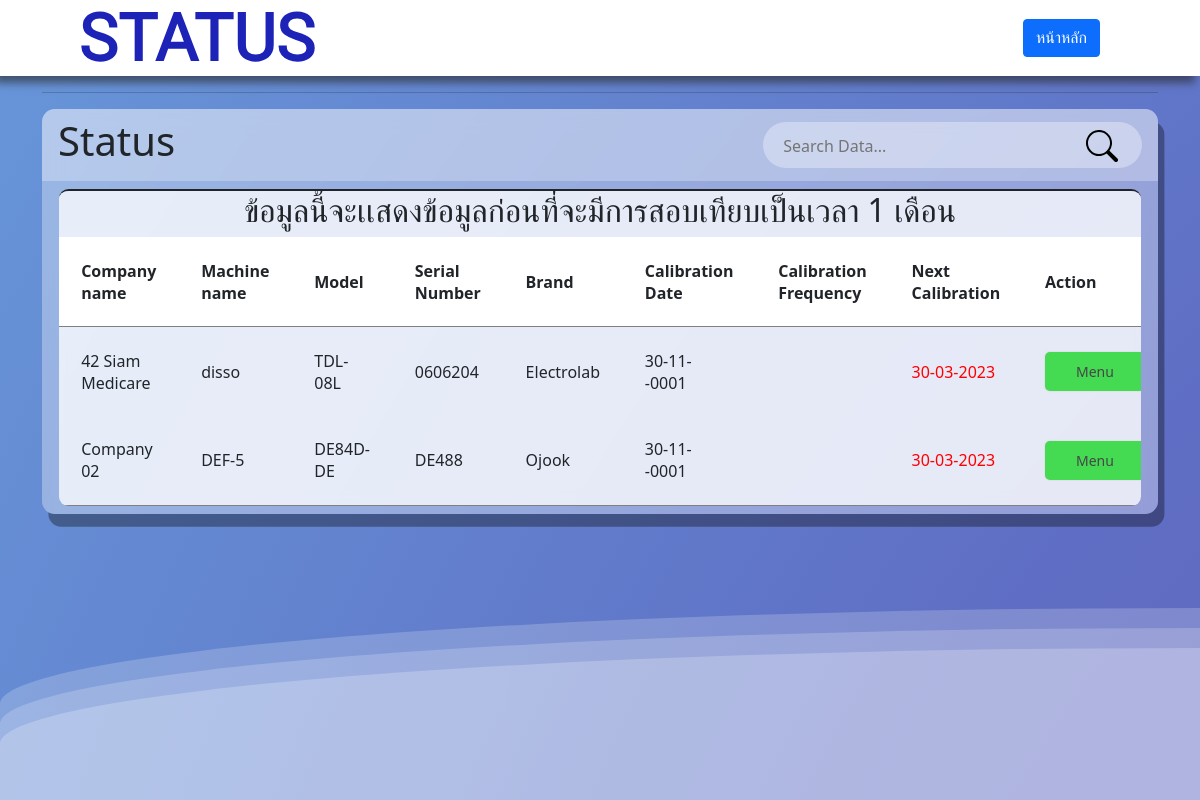
/nextcal.php, run on the app's committed database.
### tables this page shows
CREATE TABLE `bbcal1` (
  `id` int(10) NOT NULL,
  `customername` varchar(50) NOT NULL,
  `testmachine` varchar(50) NOT NULL,
  `model` varchar(50) NOT NULL,
  `serialnum` varchar(20) NOT NULL,
  `brand` varchar(50) NOT NULL,
  `calidate` date NOT NULL,
  `nextcal` date NOT NULL,
  `email` varchar(50) NOT NULL,
  `status` varchar(20) NOT NULL,
  `datealert` date NOT NULL
);

### nextcal.php (the view, shortened to what this page needs)
<?php
    require_once "config/db.php";
?>
<!DOCTYPE html>
<html lang="en">
<head>
    <link rel="stylesheet" href="css/index.css" />
    <link href="https://cdn.jsdelivr.net/npm/bootstrap@5.1.3/dist/css/bootstrap.min.css" rel="stylesheet">
</head>
<body>
    <div class="navbar">
    <div class="navbar-left">
        <div class="content">
        <h1>STATUS</h1>
        <h1>STATUS</h1>
        </div>
        </div>
    <div class="navbar-right">
        <div class="button-right">
            <div class="justify-content-end add-data">
            <a href="index.php" type="button"  class="btn btn-primary">หน้าหลัก</a>
            </div>
        </div>
    </div>
</div>
<div>
     <div class="wave"></div>
     <div class="wave"></div>
     <div class="wave"></div>
  </div>
    <div class="container md-5">
        <hr>
        <main class="table" id="customers_table">
        <section class="table_header">
            <h1>Status</h1>
            <div class="input-group">
                <input id="search " type="search" placeholder="Search Data..." required autocomplete="off" no-close-icon>
                <img src="photo/search.svg">
            </div>
        </section>
        <section class="table_body">
            <table>
            <thead class="thead">
                <tr>
                    <th>Company name</th>
                    <th>Machine name</th>
                    <th>Model</th>
                    <th>Serial Number</th>
                    <th>Brand</th>
                    <th>Calibration Date</th>
                    <th>Calibration Frequency</th>
                    <th>Next Calibration</th>
                    <th>Action</th>
                </tr>
            </thead>
            <tbody>
                <?php
                    $stmt = $conn->query("SELECT * FROM bbcal1 WHERE CURRENT_TIMESTAMP BETWEEN datealert AND nextcal");
                    $stmt->execute();
                    $bbcal1 = $stmt->fetchAll();
                    if (!$bbcal1) {
                        echo "<p><td colspan='6' class='text-center'>No data available</td></p>";
                    } else {
                    foreach($bbcal1 as $user)  {
                ?>
                    <tr>
                        <td><?php echo $user['customername']; ?></td>
                        <td><?php echo $user['testmachine']; ?></td>
                        <td><?php echo $user['model']; ?></td>
                        <td><?php echo $user['serialnum']; ?></td>
                        <td><?php echo $user['brand']; ?></td>
                        <td><?php
                          if ($user['calidate'] == ''){
                            echo '';
                          }else{
                            echo date('d-m-Y', strtotime($user['calidate']));
                          }
                        ?></td>
                        <td><?php echo $user['califreq']; ?></td>
                        <td style="color:red"><?php
                          if ($user['nextcal'] == ''){
                            echo '';
                          }else{
                            echo date('d-m-Y', strtotime($user['nextcal']));
                          }
                        ?></td>
                        <td>
                            <div class="dropdown">
                                <div class="select">
                                    <span>Menu</span>
                                </div>
                            </div>
                        </td>
                    </tr>
                <?php }  } ?>
        </section>
        <h2>ข้อมูลนี้จะเเสดงข้อมูลก่อนที่จะมีการสอบเทียบเป็นเวลา 1 เดือน</h2>
        </main>
    </div>
</body>
</html>

### css/index.css (style rules this page uses)
body { background-color: rgb(99, 162, 210); margin: auto; font-family: 'Thai Sarabun', sans-serif; overflow: auto; background: rgb(34,108,91); background: radial-gradient(circle, rgb(106, 128, 177) 0%, rgb(100, 99, 186) 35%, rgb(95, 110, 196) 59%, rgb(103, 150, 217) 100%); animation: gradient 25s ease infinite; background-size: 400% 400%; background-attachment: fixed; min-height: 100vh; justify-content: center; }
.wave { background: rgb(255 255 255 / 25%); border-radius: 1000% 1000% 0 0; position: fixed; width: 200%; height: 12em; animation: wave 10s -3s linear infinite; transform: translate3d(0, 0, 0); opacity: 0.8; bottom: 0; left: 0; z-index: -1; }
.wave:nth-of-type(2) { bottom: -1.25em; animation: wave 18s linear reverse infinite; opacity: 0.8; }
.wave:nth-of-type(3) { bottom: -2.5em; animation: wave 20s -1s reverse infinite; opacity: 0.9; }
.navbar { padding:90px; font-family: 'Itim', cursive; background-color: white; -webkit-box-shadow: -5px 7px 8px 0px rgba(237, 229, 229, 0.58); -moz-box-shadow: -5px 7px 8px 0px rgba(40, 38, 38, 0.58); box-shadow: -5px 7px 8px 0px rgba(38, 37, 37, 0.58); }
.navbar-left, .navbar-right { display: flex; align-items: center; }
.navbar-left div { text-transform: uppercase; font-weight: 800; padding: 20px; }
.add-data { font-weight: 50px; }
.navbar-left > * , .navbar-right > * { margin:10px; }
.button-right { display:flex; align-items: center; font-weight: 500; }
.dropdown { width: 100px; display: inline-block; background-color: #44db53; border-radius: 5px; box-shadow: 0 0 2px rgb(204, 204, 204); transition: all .5s ease; position: relative; font-size: 14px; color: #474747; text-align: center }
.dropdown .select { cursor: pointer; display: block; padding: 10px }
.content { position: relative; }
.content h1 { position: absolute; transform:translate(-50%,-50%); font-size:66; padding-left: 390%; }
.content h1:nth-child(1) { color:transparent; -webkit-text-stroke: 2px #1e23b8; }
.content h1:nth-child(2) { color:#1e23b8; animation:animate 2s ease-in-out infinite; }
main.table { backdrop-filter: blur(10px); box-shadow: 0.4rem .8rem #0005; border-radius: .8rem; background-color: #fff5; overflow: hidden; }
.table_header { width: 100%; height:9%; background-color: #fff4; padding: .8rem 1rem; display:flex; justify-content: space-between; align-items: center; }
th { position: sticky; top: 0; background-color: rgb(255, 255, 255); padding: .8rem 1rem; align-items: center; z-index: 2; }
.table_header .input-group { width: 35%; height: 100%; background-color: #fff5; padding: 0 .8rem; border-radius: 2rem; display:flex; justify-content:center; align-items:center; transition: .2s; }
.table_header .input-group img { width: 3rem; height: 3rem; }
.table_header .input-group input { width: 85%; padding:0 .5rem 0 .3rem; background-color: transparent; border:none; outline:none; }
.table_body { width: 97%; max-height: calc(89% - 1.6rem); background-color: rgba(255, 255, 255, 0.769); margin: .5rem auto; border-radius: .6rem; overflow: auto; overflow: overlay; }
.table_body td { width: 36px; height: 36px; margin-right: .5rem; border-radius: 50%; vertical-align: middle; }
table,th,td { border-collapse: collapse; padding: 1.4rem; text-align: left; }
tr:nth-child(-n+3) { border-top-left-radius: 10px; border-top-right-radius: 10px; }
tbody tr { --delay: .1s; transition: .5s ease-in-out var(--delay), background-color 0s; }
tbody tr td, tbody tr td p { transition: .2s ease-in-out; }
table { width: 100%; }
h2 { text-align: center; }

### data on the page
bbcal1: customername "42 Siam Medicare", testmachine "disso", model "TDL-08L", serialnum "0606204", brand "Electrolab", calidate "30-11--0001", nextcal "30-03-2023"
bbcal1: customername "Company 02", testmachine "DEF-5", model "DE84D-DE", serialnum "DE488", brand "Ojook", calidate "30-11--0001", nextcal "30-03-2023"
